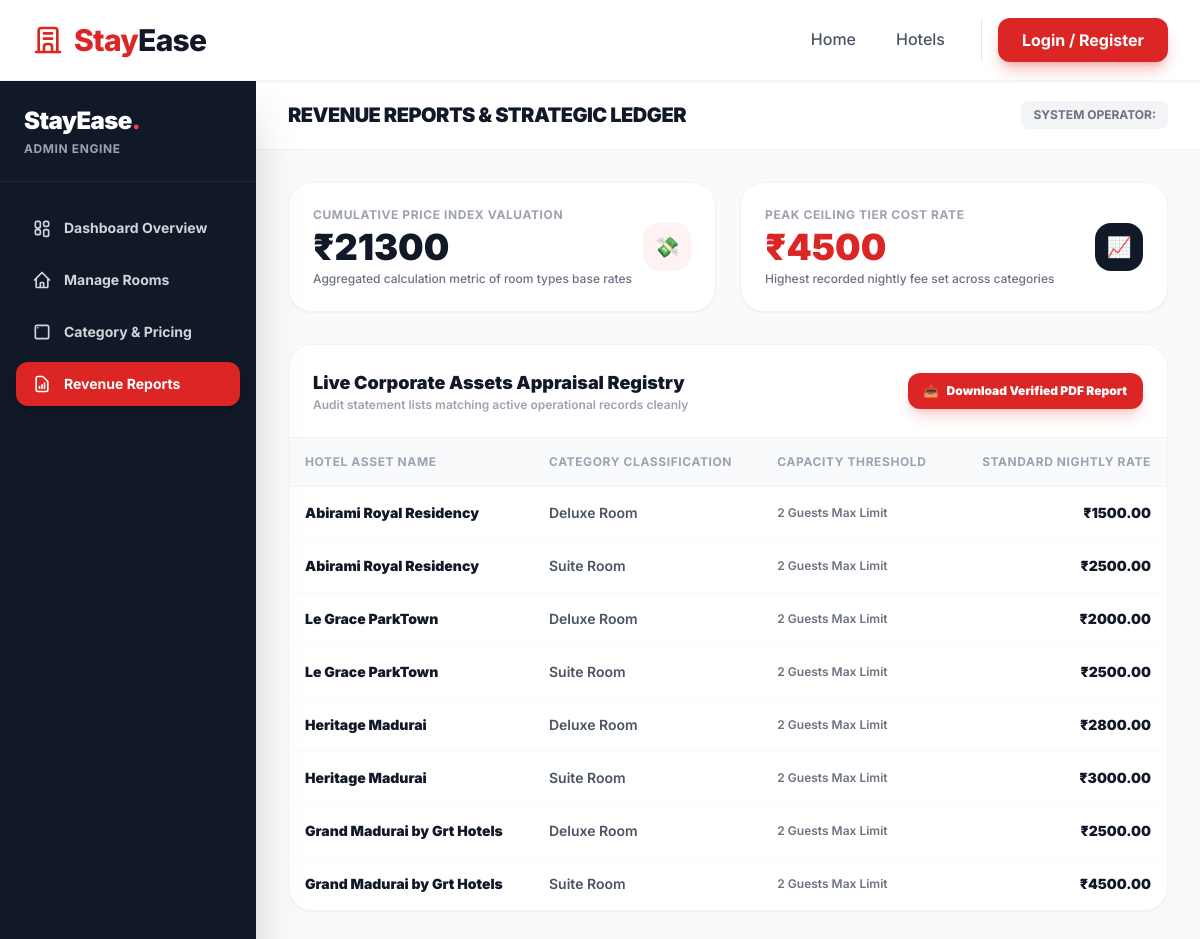
Screenshot of /admin-dashboard/reports/ with the database file from the repository.
### apps/hotels/models.py (models this page shows, shortened)
class RoomCategory(models.Model):
    hotel = models.ForeignKey(Hotel, on_delete=models.CASCADE, related_name='categories')
    type_name = models.CharField(max_length=100) # e.g., Deluxe Suite, Standard AC
    price_per_night = models.DecimalField(max_digits=12, decimal_places=2)
    capacity = models.IntegerField(default=2)
    image = models.ImageField(upload_to='rooms/', null=True, blank=True)

class Hotel(models.Model):
    name = models.CharField(max_length=200)
    location = models.CharField(max_length=200)
    description = models.TextField()
    image = models.ImageField(upload_to='hotels/')
    star_rating = models.IntegerField(default=3, validators=[MinValueValidator(1), MaxValueValidator(5)])
    has_ac = models.BooleanField(default=True, verbose_name="AC Available")
    has_breakfast = models.BooleanField(default=False, verbose_name="Free Breakfast")
    has_pool = models.BooleanField(default=False, verbose_name="Swimming Pool")
    has_parking = models.BooleanField(default=True, verbose_name="Free Parking")
    is_popular = models.BooleanField(default=False, verbose_name="Trending/Popular Stay")
    created_at = models.DateTimeField(auto_now_add=True)

### apps/hotels/views.py (the view)
# urls.py: path('admin-dashboard/reports/', views.admin_revenue_reports, name='admin_revenue_reports'),
def admin_revenue_reports(request):
    categories = RoomCategory.objects.select_related('hotel').all()
    total_value = RoomCategory.objects.aggregate(total=Sum('price_per_night'))['total'] or 0
    max_priced = RoomCategory.objects.aggregate(max_p=Max('price_per_night'))['max_p'] or 0
    context = {
        'categories': categories,
        'total_value': total_value,
        'max_priced': max_priced,
        'active_tab': 'reports'
    }
    return render(request, 'admin/revenue_reports.html', context)

### templates/admin/revenue_reports.html
{% extends 'admin/dashboard_base.html' %}
{% block admin_title %}Revenue Reports & Strategic Ledger{% endblock %}
{% block admin_content %}
<div class="space-y-8 animate-fade-in">
    <div class="grid grid-cols-1 sm:grid-cols-2 gap-6">
        <div class="bg-white p-6 rounded-3xl border border-gray-100 shadow-sm flex items-center justify-between group hover:shadow-md transition duration-300">
            <div>
                <p class="text-xs font-bold text-gray-400 uppercase tracking-wider mb-1">Cumulative Price Index Valuation</p>
                <h3 class="text-4xl font-black text-gray-900">₹{{ total_value }}</h3>
                <p class="text-xs text-gray-500 font-medium mt-1">Aggregated calculation metric of room types base rates</p>
            </div>
            <div class="w-12 h-12 rounded-2xl bg-red-50 text-red-600 flex items-center justify-center font-bold text-xl">💸</div>
        </div>
        <div class="bg-white p-6 rounded-3xl border border-gray-100 shadow-sm flex items-center justify-between group hover:shadow-md transition duration-300">
            <div>
                <p class="text-xs font-bold text-gray-400 uppercase tracking-wider mb-1">Peak Ceiling Tier Cost Rate</p>
                <h3 class="text-4xl font-black text-red-600">₹{{ max_priced }}</h3>
                <p class="text-xs text-gray-500 font-medium mt-1">Highest recorded nightly fee set across categories</p>
            </div>
            <div class="w-12 h-12 rounded-2xl bg-gray-900 text-white flex items-center justify-center font-bold text-xl">📈</div>
        </div>
    </div>
    <div class="bg-white rounded-3xl border border-gray-100 shadow-sm overflow-hidden">
        <div class="p-6 border-b border-gray-100 flex flex-col sm:flex-row justify-between items-start sm:items-center gap-4">
            <div>
                <h3 class="text-lg font-black text-gray-900">Live Corporate Assets Appraisal Registry</h3>
                <p class="text-xs text-gray-400 font-semibold">Audit statement lists matching active operational records cleanly</p>
            </div>
            <a href="{% url 'export_revenue_pdf' %}" class="flex items-center gap-2 bg-red-600 hover:bg-red-700 text-white text-xs font-black px-4 py-2.5 rounded-xl transition shadow-lg shadow-red-600/20 w-full sm:w-auto justify-center">
                <span>📥</span> Download Verified PDF Report
            </a>
        </div>
        <div class="overflow-x-auto">
            <table class="w-full text-left border-collapse">
                <thead>
                    <tr class="bg-gray-50 border-b border-gray-100">
                        <th class="p-4 text-xs font-bold uppercase text-gray-400 tracking-wider">Hotel Asset Name</th>
                        <th class="p-4 text-xs font-bold uppercase text-gray-400 tracking-wider">Category Classification</th>
                        <th class="p-4 text-xs font-bold uppercase text-gray-400 tracking-wider">Capacity Threshold</th>
                        <th class="p-4 text-xs font-bold uppercase text-gray-400 tracking-wider text-right">Standard Nightly Rate</th>
                    </tr>
                </thead>
                <tbody class="divide-y divide-gray-50 text-sm font-semibold text-gray-700">
                    {% for cat in categories %}
                    <tr class="hover:bg-gray-50/60 transition">
                        <td class="p-4 font-black text-gray-900">{{ cat.hotel.name }}</td>
                        <td class="p-4 text-gray-600">{{ cat.type_name }}</td>
                        <td class="p-4 text-gray-500 text-xs">{{ cat.capacity }} Guests Max Limit</td>
                        <td class="p-4 text-right text-gray-900 font-black">₹{{ cat.price_per_night }}</td>
                    </tr>
                    {% empty %}
                    <tr>
                        <td colspan="4" class="text-center py-12 text-sm text-gray-400 font-medium">No system metrics logs populated under application registry.</td>
                    </tr>
                    {% endfor %}
                </tbody>
            </table>
        </div>
    </div>
</div>
{% endblock %}

### templates/base.html (style rules this page uses)
body { font-family: 'Inter', sans-serif; }

### rows the page displays
RoomCategory: hotel.name "Abirami Royal Residency", type_name "Deluxe Room", capacity "2", price_per_night "1500.00"
RoomCategory: hotel.name "Abirami Royal Residency", type_name "Suite Room", capacity "2", price_per_night "2500.00"
RoomCategory: hotel.name "Le Grace ParkTown", type_name "Deluxe Room", capacity "2", price_per_night "2000.00"
RoomCategory: hotel.name "Le Grace ParkTown", type_name "Suite Room", capacity "2", price_per_night "2500.00"
RoomCategory: hotel.name "Heritage Madurai", type_name "Deluxe Room", capacity "2", price_per_night "2800.00"
RoomCategory: hotel.name "Heritage Madurai", type_name "Suite Room", capacity "2", price_per_night "3000.00"
RoomCategory: hotel.name "Grand Madurai by Grt Hotels", type_name "Deluxe Room", capacity "2", price_per_night "2500.00"
RoomCategory: hotel.name "Grand Madurai by Grt Hotels", type_name "Suite Room", capacity "2", price_per_night "4500.00"

### other values shown
{{ total_value }} "21300"
{{ max_priced }} "4500"
